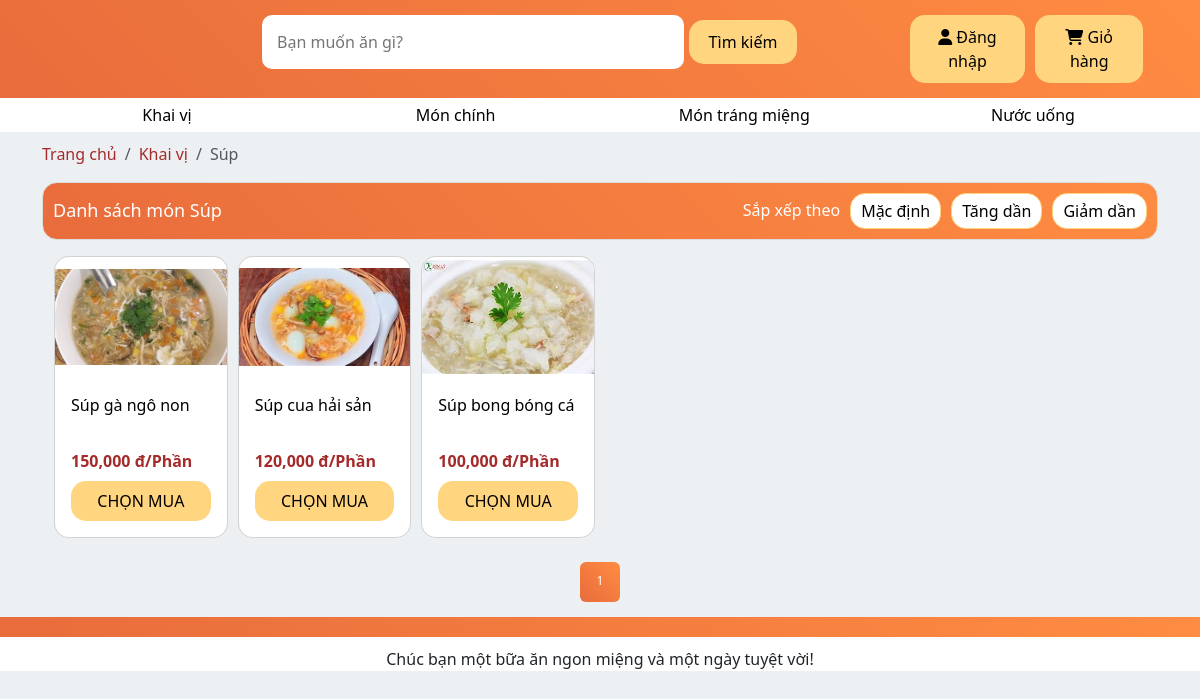
/Khai vị/Súp/, run on the app's committed database.
### products/models.py (models this page shows, shortened)
class Category_lv1(models.Model):
    UNIT_TYPE_CHOICES = [
        ('Khai vị', 'Khai vị'),
        ('Món chính', 'Món chính'),
        ('Món tráng miệng', 'Món tráng miệng'),
        ('Nước uống', 'Nước uống'),
    ]
    cate_1 = models.CharField(max_length=500, choices=UNIT_TYPE_CHOICES)
    def __str__(self) -> str:
        return self.cate_1

class Category_lv2(models.Model):
    cate_1 = models.ForeignKey(Category_lv1, on_delete=models.SET_NULL, null=True, blank=False)
    cate_2 = models.CharField(max_length=500)
    num_products = models.IntegerField(default=0) # Số loại món ăn thuộc danh mục cấp 2
    def __str__(self) -> str:
        return self.cate_2

class Product(models.Model):
    prod_name = models.CharField(max_length=500)
    prod_price = models.IntegerField()
    prod_cate_lv1 = models.ForeignKey(Category_lv1, on_delete=models.SET_NULL, null=True, blank=False)
    prod_cate_lv2 = models.ForeignKey(Category_lv2, on_delete=models.SET_NULL, null=True, blank=False)
    prod_description = models.CharField(max_length=500,null=True, blank=False)

### products/views.py (the view, shortened to what this page needs)
# urls.py: path('<str:cate_lv1_name>/<str:cate_lv2_name>/', views.PList_Lv2, name='categories_lv2'),
def PList_Lv2(request, cate_lv1_name, cate_lv2_name):
    cate_lv1 = get_object_or_404(Category_lv1, cate_1=cate_lv1_name)
    cate_lv2 = get_object_or_404(Category_lv2, cate_2=cate_lv2_name, cate_1=cate_lv1)
    products = Product.objects.filter(prod_cate_lv2=cate_lv2)
    for product in products:
        avatar = Product_Image.objects.filter(prod_name=product, is_avatar=True).first()
        product.avatar_url = avatar.ImageURL if avatar else None
        product.prod_price_formatted = "{:,.0f}".format(product.prod_price)
    breadcrumb = [
        {"name": "Trang chủ", "url": "/"},
        {"name": cate_lv1.cate_1, "url": f"/{cate_lv1.cate_1}/"},
        {"name": cate_lv2.cate_2, "url": f"/{cate_lv1.cate_1}/{cate_lv2.cate_2}/"}
    ]
    paginator = Paginator(products, 12)
    page_number = request.GET.get('page')
    page_obj = paginator.get_page(page_number)
    total_pages = paginator.num_pages
    current_page = page_obj.number
    if total_pages <= 7:
        page_range = paginator.page_range
    context = {
        'cate_lv1': cate_lv1,
        'cate_lv2': cate_lv2,
        'page_obj': page_obj,
        'page_range': page_range,
        'breadcrumb': breadcrumb
    }
    return render(request, 'PList_Lv2.html', context)

### products/context_processors.py (called while the page is built)
def nav_categories(request):
    categories_data = []
    categories_lv1 = Category_lv1.objects.all()
    for cate_lv1 in categories_lv1:
        categories_lv2 = Category_lv2.objects.filter(cate_1=cate_lv1)
        categories_data.append({
            "cate_lv1": cate_lv1,
            "categories_lv2": categories_lv2
        })
    return {
        "categories_data": categories_data
    }

### products/models.py (called while the page is built)
    @property
    def ImageURL(self):
        try:
            url = self.prod_image.url
        except :
            url = ''
        return url

### products/templates/PList_Lv2.html (shortened to what this page needs)
{% extends 'base.html' %}
{% load static %}
{% block content %}
<link rel="stylesheet" href="{% static 'css/product_page_style.css' %}">
<section class="bread-crumb">
    <div class="container">
        <nav aria-label="breadcrumb">
            <ol class="breadcrumb">
                {% for item in breadcrumb %}
                    {% if forloop.last %}
                        <li class="breadcrumb-item active" aria-current="page">{{ item.name }}</li>
                    {% else %}
                        <li class="breadcrumb-item"><a href="{{ item.url }}">{{ item.name }}</a></li>
                    {% endif %}
                {% endfor %}
            </ol>
        </nav>
    </div>
</section>
    <section class="product-list">
        <div class="container">
            <div class="product-header">
                <div class="grid">
                    <h1>Danh sách món {{ cate_lv2.cate_2}}</h1>
                    <div class="sort">
                        <h2>Sắp xếp theo</h2>
                        <button id="sort-default">Mặc định</button>
                        <button id="sort-asc">Tăng dần</button>
                        <button id="sort-desc">Giảm dần</button>
                    </div>
                </div>
            </div>
            <div class="filter-and-product-cards">
                <div class="container">
                    <div class="product-cards">
                        <div class="grid" id="product-list">
                            {% for product in page_obj %}
                            <div class="card">
                                <a href="{% url 'product_detail' product.prod_cate_lv1 product.prod_cate_lv2 product.prod_name %}" class="card-title-link">
                                    <img src="{{ product.avatar_url }}" class="card-img-top" alt="{{product.prod_name}}">
                                </a>
                                <div class="card-body">
                                <a href="{% url 'product_detail' product.prod_cate_lv1 product.prod_cate_lv2 product.prod_name %}" class="card-title-link">
                                    <h5 class="card-title line-clamp">
                                        {{product.prod_name}}
                                    </h5>
                                </a>
                                    <div class="product-info">
                                        <p class="price">{{product.prod_price_formatted}} đ/Phần</p>
                                    </div>
                                    <button data-product="{{ product.id }}" data-action="add" class="update-cart">CHỌN MUA</button>
                                </div>
                            </div>
                            {% endfor %}
                        </div>
                    </div>
                    <div class="PhanTrang">
                        <nav aria-label="Page navigation" class="mt-4">
                            <ul class="pagination justify-content-center">
                                {% for num in page_range %}
                                    {% if num == '...' %}
                                        <li class="page-item disabled"><span class="page-link">...</span></li>
                                    {% else %}
                                        <li class="page-item {% if page_obj.number == num %}active{% endif %}">
                                            <a class="page-link" href="?page={{ num }}">{{ num }}</a>
                                        </li>
                                    {% endif %}
                                {% endfor %}
                            </ul>
                        </nav>
                    </div>
                </div>
            </div>
        </div>
    </section>
{% endblock %}

### products/templates/base.html (shortened to what this page needs)
{% load static %}
<!doctype html>
<html lang="en">
<head>
    <link href="https://cdn.jsdelivr.net/npm/bootstrap@5.3.3/dist/css/bootstrap.min.css" rel="stylesheet"
>
    <link rel="stylesheet" href = "{% static 'css/base.css' %}">
</head>
<body>
    <header>
        <div class="container">
            <div class="main-header">
                <div class="row">
                    <div class="col-xl-2">
                    </div>
                    <div class="col-xl-7">
                        <form class="search" method = POST action = "{% url "TimKiem" %}">
                            <input class="search-bar" type="search"
                                placeholder="Bạn muốn ăn gì?" name="searched">
                            <button class="search-btn" type="submit">Tìm kiếm</button>
                        </form>
                    </div>
                    <div class="col-xl-3">
                        {% if user.is_authenticated %}
                            <div class="customer">
                                <div class="dropdown">
                                    <button><i class="fa-solid fa-user"></i> {{ user.username }}</button>
                                    <div class="dropdown-content">
                                        <ul>
                                            <li>
                                                <a href="#">
                                                    Thông tin cá nhân
                                                </a>
                                            </li>
                                            <li>
                                                <a href="#">
                                                    Đơn hàng của tôi
                                                </a>
                                            </li>
                                            <li>
                                                <a href="{% url 'DangXuat' %}" id="logout-link">
                                                    Đăng xuất
                                                </a>
                                            </li>
                                        </ul>
                                    </div>
                                </div>
                                {% comment %} Nếu có sản phẩm trong giỏ mới hiện {% endcomment %}
                                {% if cart_item_count > 0 %}
                                <p class="qnt_item">{{ cart_item_count }}</p>
                                {% endif %}
                                <button class="cart" onclick="window.location.href = '{% url 'GioHang' %}'">
                                    <i class="fa-solid fa-cart-shopping"></i> Giỏ hàng
                                </button>
                            </div>
                        {% else %}
                            <div class="customer">
                                <button onclick="window.location.href = '{% url 'DangNhap' %}'">
                                    <i class="fa-solid fa-user"></i> Đăng nhập
                                </button>
                                <button class="cart" onclick="window.location.href = '{% url 'DangNhap' %}'" >
                                    <i class="fa-solid fa-cart-shopping"></i> Giỏ hàng
                                </button>
                            </div>
                        {% endif %}
                    </div>
                </div>
            </div>
        </div>
    </header>
    <nav>
        <div class="container">
            <ul>
                {% for data in categories_data %}
                    <li class="dropdown">
                        <a href="{% url 'categories_products' data.cate_lv1.cate_1 %}">
                            {{ data.cate_lv1.cate_1 }}
                        </a>
                    </li>
                {% endfor %}
            </ul>
        </div>
    </nav>
    {% block content %}
    {% endblock %}
    <footer>
        <div class = "container">
            <p>Chúc bạn một bữa ăn ngon miệng và một ngày tuyệt vời!</p>
        </div>
    </footer>
</body>
</html>

### static/css/base.css (style rules this page uses)
:root { --background-color1: #EDF0F3; }
* { font-weight: 500; }
body { background-color: var(--background-color1); }
a { text-decoration: none; color: black; }
ul { padding-left: 0px; list-style-type: none; }
header { background: linear-gradient(45deg, #E86C3C, #FF8C42); }
footer { background: white; }
header .main-header { padding: 15px; }
header .main-header .search { padding-left: 20px; }
header .main-header .search .search-bar { width: 70%; padding: 15px 15px; border: none; border-radius: 10px; }
header .main-header .customer { height: 100%; display: flex; justify-content: space-between; padding-left: 10px; align-items: center; }
header .main-header .customer button { margin-left: 10px; }
footer { padding-top: 30px; position: relative; }
footer::before { content: ""; background: linear-gradient(45deg, #E86C3C, #FF8C42); width: 100%; height: 20px; top: 0; position: absolute; }
footer p { text-align: center; margin-bottom: 0px; }
button { padding: 10px 20px; border-radius: 15px; border: none; background: #FFD580; color: black; }
nav { background-color: white; margin-bottom: 10px; }
nav ul { display: flex; justify-content: space-between; margin-bottom: 0px; }
nav ul li { width: 250px; padding: 5px; text-align: center; }
nav ul li a { color: black; width: 100%; }
nav .dropdown { position: relative; display: inline-block; }
.breadcrumb { background-color: #EDF0F3; }
.breadcrumb-item a { color: brown; }

### static/css/product_page_style.css (style rules this page uses)
.product-header { margin-bottom: 16px; margin-top: 16px; background: linear-gradient(45deg, #E86C3C, #FF8C42); border-radius: 15px; color: white; border: 1px solid gainsboro; }
.product-header .sort { display: flex; gap: 10px; justify-content: flex-end; align-items: center; }
.sort h2 { font-size: 16px; margin-bottom: 0; }
.product-header .grid h1 { font-size: 18px; margin-bottom: 0; }
.product-header .grid { display: grid; grid-template-columns: auto auto; align-items: center; padding: 10px; }
.card { border-radius: 15px; overflow: hidden; }
.product-cards .card { display: grid; }
.card-img-top { height: 120px; object-fit: contain; }
.card-title { font-size: 16px; display: -webkit-box; -webkit-line-clamp: 1; -webkit-box-orient: vertical; overflow: hidden; text-overflow: ellipsis; line-height: 1.5; min-height: calc(1.5em * 2); }
.product-cards .card .card-body button { display: block; margin: 8px auto 0; width: 100%; padding: 8px 16px; }
.price { font-size: 16px; font-weight: bold; color: brown; margin: 2px 0; }
.product-cards .grid { display: grid; grid-template-columns: 1fr 1fr 1fr 1fr 1fr 1fr; gap: 10px; width: auto; }
.PhanTrang nav { background: transparent; box-shadow: none; }
.PhanTrang nav ul li { width: 40px; padding: 0px; text-align: center; font-size: 12px; }
.PhanTrang ul li a { color: black; width: 100%; height: 40px; font-size: 12px; padding: 10px; margin-bottom: 5px; }
.sort button { background-color: white; border: 1px solid #FFD580; color: black; padding: 5px 10px; cursor: pointer; transition: background-color 0.3s, color 0.3s; }
.breadcrumb { background-color: #EDF0F3; }
.page-link { background: linear-gradient(45deg, #E86C3C, #FF8C42); border: none; }

### data on the page
Category_lv1: cate_lv1.cate_1 "Khai vị", name "Khai vị"
Category_lv1: cate_lv1.cate_1 "Món chính"
Category_lv1: cate_lv1.cate_1 "Món tráng miệng"
Category_lv1: cate_lv1.cate_1 "Nước uống"
Category_lv2: name "Súp", cate_2 "Súp"
Product: shows a picture, prod_name "Súp gà ngô non", prod_price_formatted "150,000"
Product: shows a picture, prod_name "Súp cua hải sản", prod_price_formatted "120,000"
Product: shows a picture, prod_name "Súp bong bóng cá", prod_price_formatted "100,000"

### other printed values
{{ item.name }} "Trang chủ"
{{ num }} "1"
